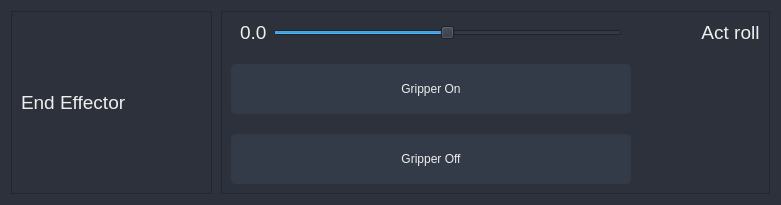
                     <widget class="QFrame" name="frame_joint_seg7_row">
                      <property name="minimumSize">
                       <size>
                        <width>0</width>
                        <height>0</height>
                       </size>
                      </property>
                      <property name="maximumSize">
                       <size>
                        <width>16777215</width>
                        <height>16777215</height>
                       </size>
                      </property>
                      <property name="styleSheet">
                       <string notr="true">background-color: rgb(44, 49, 60);</string>
                      </property>
                      <property name="frameShape">
                       <enum>QFrame::NoFrame</enum>
                      </property>
                      <property name="frameShadow">
                       <enum>QFrame::Plain</enum>
                      </property>
                      <layout class="QHBoxLayout" name="horizontalLayout_12">
                       <property name="spacing">
                        <number>9</number>
                       </property>
                       <item>
                        <widget class="QFrame" name="frame_joint_seg1_ID_7">
                         <property name="minimumSize">
                          <size>
                           <width>201</width>
                           <height>0</height>
                          </size>
                         </property>
                         <property name="maximumSize">
                          <size>
                           <width>156</width>
                           <height>16777215</height>
                          </size>
                         </property>
                         <property name="frameShape">
                          <enum>QFrame::StyledPanel</enum>
                         </property>
                         <property name="frameShadow">
                          <enum>QFrame::Raised</enum>
                         </property>
                         <layout class="QHBoxLayout" name="horizontalLayout_33">
                          <property name="topMargin">
                           <number>0</number>
                          </property>
                          <property name="rightMargin">
                           <number>9</number>
                          </property>
                          <property name="bottomMargin">
                           <number>0</number>
                          </property>
                          <item>
                           <widget class="QLabel" name="label_24">
                            <property name="minimumSize">
                             <size>
                              <width>0</width>
                              <height>0</height>
                             </size>
                            </property>
                            <property name="font">
                             <font>
                              <pointsize>14</pointsize>
                             </font>
                            </property>
                            <property name="styleSheet">
                             <string notr="true">color: rgb(238, 238, 236);</string>
                            </property>
                            <property name="text">
                             <string>End Effector</string>
                            </property>
                           </widget>
                          </item>
                         </layout>
                        </widget>
                       </item>
                       <item>
                        <widget class="QFrame" name="frame_joints_seg1_7">
                         <property name="frameShape">
                          <enum>QFrame::StyledPanel</enum>
                         </property>
                         <property name="frameShadow">
                          <enum>QFrame::Raised</enum>
                         </property>
                         <layout class="QGridLayout" name="gridLayout_9">
                          <property name="horizontalSpacing">
                           <number>70</number>
                          </property>
                          <property name="verticalSpacing">
                           <number>20</number>
                          </property>
                          <item row="1" column="1">
                           <widget class="QPushButton" name="Button_GripperOn">
                            <property name="minimumSize">
                             <size>
                              <width>400</width>
                              <height>50</height>
                             </size>
                            </property>
                            <property name="maximumSize">
                             <size>
                              <width>400</width>
                              <height>16777215</height>
                             </size>
                            </property>
                            <property name="styleSheet">
                             <string notr="true">QPushButton {
	color: rgb(238, 238, 236);
	border: 2px solid rgb(52, 59, 72);
	border-radius: 5px;	
	background-color: rgb(52, 59, 72);
}
QPushButton:hover {
	background-color: rgb(57, 65, 80);
	border: 2px solid rgb(61, 70, 86);
}
QPushButton:pressed {	
	background-color: rgb(35, 40, 49);
	border: 2px solid rgb(43, 50, 61);
}</string>
                            </property>
                            <property name="text">
                             <string>Gripper On</string>
                            </property>
                           </widget>
                          </item>
                          <item row="0" column="2">
                           <widget class="QLabel" name="Label_Seg7_ActRoll">
                            <property name="font">
                             <font>
                              <pointsize>14</pointsize>
                             </font>
                            </property>
                            <property name="layoutDirection">
                             <enum>Qt::LeftToRight</enum>
                            </property>
                            <property name="styleSheet">
                             <string notr="true">color: rgb(238, 238, 236);</string>
                            </property>
                            <property name="text">
                             <string>Act roll</string>
                            </property>
                            <property name="alignment">
                             <set>Qt::AlignCenter</set>
                            </property>
                           </widget>
                          </item>
                          <item row="0" column="1">
                           <widget class="QFrame" name="frame_joint_seg1_setRoll_7">
                            <property name="minimumSize">
                             <size>
                              <width>0</width>
                              <height>0</height>
                             </size>
                            </property>
                            <property name="maximumSize">
                             <size>
                              <width>500</width>
                              <height>16777215</height>
                             </size>
                            </property>
                            <property name="frameShape">
                             <enum>QFrame::NoFrame</enum>
                            </property>
                            <property name="frameShadow">
                             <enum>QFrame::Plain</enum>
                            </property>
                            <layout class="QHBoxLayout" name="horizontalLayout_34">
                             <property name="topMargin">
                              <number>0</number>
                             </property>
                             <property name="bottomMargin">
                              <number>0</number>
                             </property>
                             <item>
                              <widget class="QLabel" name="label_seg1_setRoll_slider_7">
                               <property name="font">
                                <font>
                                 <pointsize>14</pointsize>
                                </font>
                               </property>
                               <property name="styleSheet">
                                <string notr="true">color: rgb(238, 238, 236);</string>
                               </property>
                               <property name="text">
                                <string>0.0</string>
                               </property>
                              </widget>
                             </item>
                             <item>
                              <widget class="QSlider" name="Slider_seg7_setRoll">
                               <property name="maximumSize">
                                <size>
                                 <width>16777215</width>
                                 <height>16777215</height>
                                </size>
                               </property>
                               <property name="minimum">
                                <number>-20</number>
                               </property>
                               <property name="maximum">
                                <number>20</number>
                               </property>
                               <property name="orientation">
                                <enum>Qt::Horizontal</enum>
                               </property>
                              </widget>
                             </item>
                            </layout>
                           </widget>
                          </item>
                          <item row="2" column="1">
                           <widget class="QPushButton" name="Button_GripperOff">
                            <property name="minimumSize">
                             <size>
                              <width>400</width>
                              <height>50</height>
                             </size>
                            </property>
                            <property name="maximumSize">
                             <size>
                              <width>16777215</width>
                              <height>50</height>
                             </size>
                            </property>
                            <property name="styleSheet">
                             <string notr="true">QPushButton {
	color: rgb(238, 238, 236);
	border: 2px solid rgb(52, 59, 72);
	border-radius: 5px;	
	background-color: rgb(52, 59, 72);
}
QPushButton:hover {
	background-color: rgb(57, 65, 80);
	border: 2px solid rgb(61, 70, 86);
}
QPushButton:pressed {	
	background-color: rgb(35, 40, 49);
	border: 2px solid rgb(43, 50, 61);
}</string>
                            </property>
                            <property name="text">
                             <string>Gripper Off</string>
                            </property>
                           </widget>
                          </item>
                         </layout>
                        </widget>
                       </item>
                      </layout>
                     </widget>
